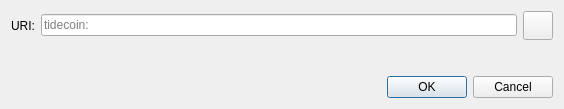
<?xml version="1.0" encoding="UTF-8"?>
<ui version="4.0">
 <class>OpenURIDialog</class>
 <widget class="QDialog" name="OpenURIDialog">
  <property name="geometry">
   <rect>
    <x>0</x>
    <y>0</y>
    <width>564</width>
    <height>109</height>
   </rect>
  </property>
  <property name="windowTitle">
   <string>Open bitcoin URI</string>
  </property>
  <layout class="QVBoxLayout" name="verticalLayout">
   <item>
    <layout class="QHBoxLayout" name="horizontalLayout">
     <item>
      <widget class="QLabel" name="label">
       <property name="text">
        <string>URI:</string>
       </property>
      </widget>
     </item>
     <item>
      <widget class="QValidatedLineEdit" name="uriEdit">
       <property name="placeholderText">
        <string notr="true">tidecoin:</string>
       </property>
      </widget>
     </item>
     <item>
      <widget class="QToolButton" name="pasteButton">
       <property name="toolTip">
        <string extracomment="Tooltip text for button that allows you to paste an address that is in your clipboard.">Paste address from clipboard</string>
       </property>
       <property name="text">
        <string/>
       </property>
       <property name="icon">
        <iconset resource="../bitcoin.qrc">
         <normaloff>:/icons/editpaste</normaloff>:/icons/editpaste
        </iconset>
       </property>
       <property name="iconSize">
        <size>
         <width>22</width>
         <height>22</height>
        </size>
       </property>
      </widget>
     </item>
    </layout>
   </item>
   <item>
    <spacer name="verticalSpacer">
     <property name="orientation">
      <enum>Qt::Vertical</enum>
     </property>
     <property name="sizeHint" stdset="0">
      <size>
       <width>20</width>
       <height>40</height>
      </size>
     </property>
    </spacer>
   </item>
   <item>
    <widget class="QDialogButtonBox" name="buttonBox">
     <property name="orientation">
      <enum>Qt::Horizontal</enum>
     </property>
     <property name="standardButtons">
      <set>QDialogButtonBox::Cancel|QDialogButtonBox::Ok</set>
     </property>
    </widget>
   </item>
  </layout>
 </widget>
 <customwidgets>
  <customwidget>
   <class>QValidatedLineEdit</class>
   <extends>QLineEdit</extends>
   <header>qt/qvalidatedlineedit.h</header>
  </customwidget>
 </customwidgets>
 <resources/>
 <connections>
  <connection>
   <sender>buttonBox</sender>
   <signal>accepted()</signal>
   <receiver>OpenURIDialog</receiver>
   <slot>accept()</slot>
   <hints>
    <hint type="sourcelabel">
     <x>248</x>
     <y>254</y>
    </hint>
    <hint type="destinationlabel">
     <x>157</x>
     <y>274</y>
    </hint>
   </hints>
  </connection>
  <connection>
   <sender>buttonBox</sender>
   <signal>rejected()</signal>
   <receiver>OpenURIDialog</receiver>
   <slot>reject()</slot>
   <hints>
    <hint type="sourcelabel">
     <x>316</x>
     <y>260</y>
    </hint>
    <hint type="destinationlabel">
     <x>286</x>
     <y>274</y>
    </hint>
   </hints>
  </connection>
 </connections>
</ui>
